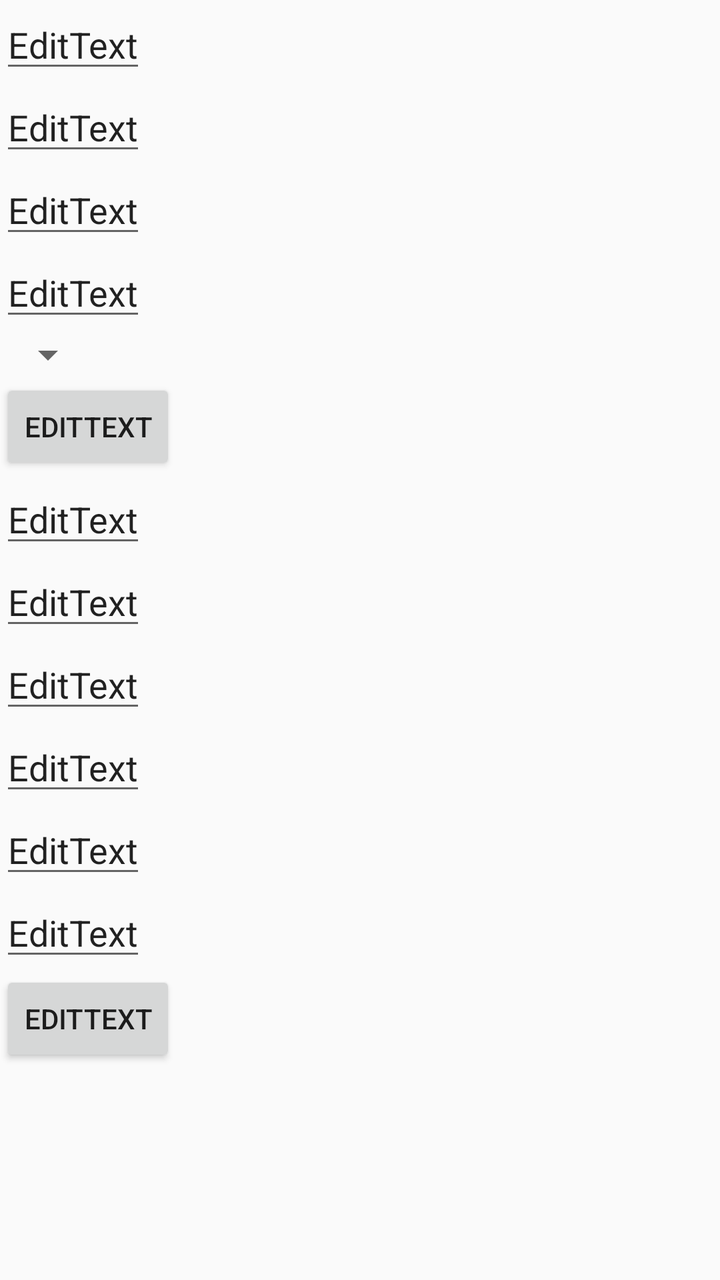
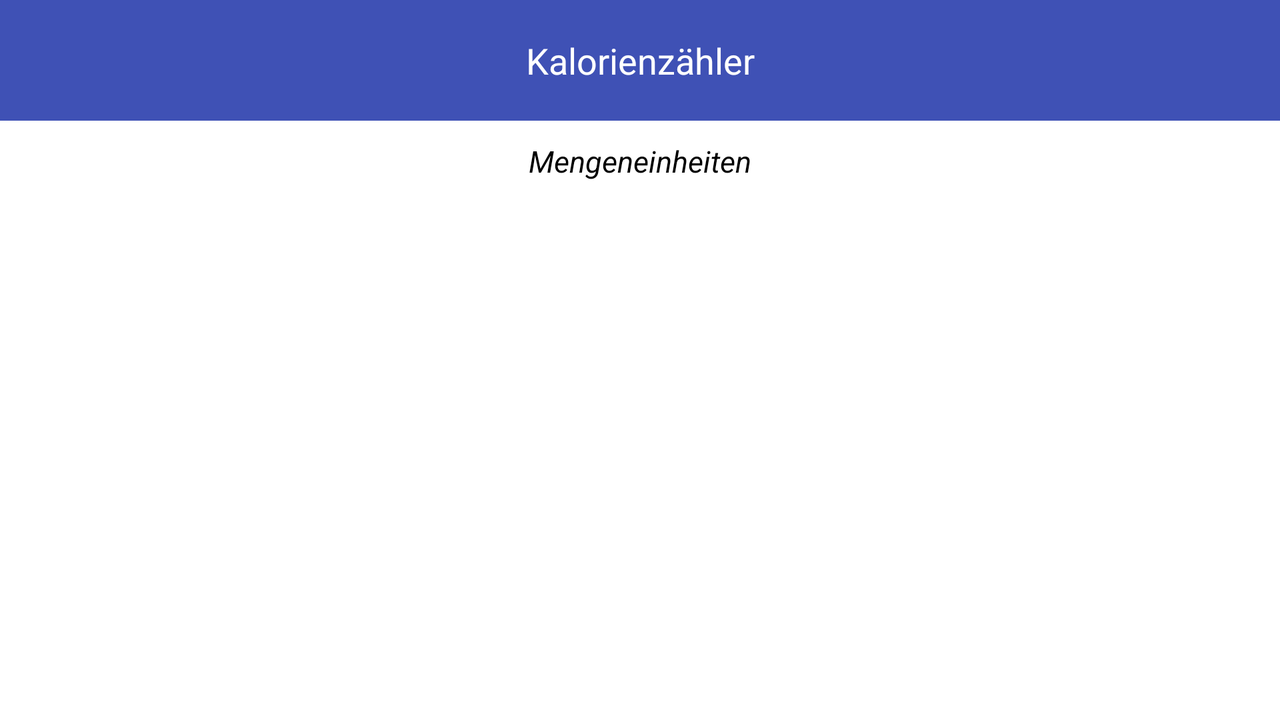

The same Android screen from two of the app's own layout files: first res/layout/ as a phone draws it, then the author's variant for another configuration, drawn on a device whose configuration selects that folder. Both files follow.
<!-- AndroidManifest.xml: application theme AppTheme -->
<!-- res/layout/l_quantityunitmanagement.xml -->
<?xml version="1.0" encoding="utf-8"?>
<LinearLayout xmlns:android="http://schemas.android.com/apk/res/android"
              android:orientation="vertical"
              android:layout_width="match_parent"
              android:layout_height="match_parent">

    <EditText
            android:text="EditText"
            android:layout_width="wrap_content"
            android:layout_height="wrap_content"
            android:layout_alignParentTop="true"
            android:layout_centerHorizontal="true"
            android:id="@+id/idGroceryName" />
    <EditText
            android:text="EditText"
            android:layout_width="wrap_content"
            android:layout_height="wrap_content"
            android:layout_alignParentTop="true"
            android:layout_centerHorizontal="true"
            android:id="@+id/idSelectedAmount" />
    <EditText
            android:text="EditText"
            android:layout_width="wrap_content"
            android:layout_height="wrap_content"
            android:layout_alignParentTop="true"
            android:layout_centerHorizontal="true"
            android:id="@+id/idSelectAmount" />
    <EditText
            android:text="EditText"
            android:layout_width="wrap_content"
            android:layout_height="wrap_content"
            android:layout_alignParentTop="true"
            android:layout_centerHorizontal="true"
            android:id="@+id/idKiloCalories" />
    <Spinner
            android:text="EditText"
            android:layout_width="wrap_content"
            android:layout_height="wrap_content"
            android:layout_alignParentTop="true"
            android:layout_centerHorizontal="true"
            android:id="@+id/idSpinner" />
    <ImageView
            android:text="EditText"
            android:layout_width="wrap_content"
            android:layout_height="wrap_content"
            android:layout_alignParentTop="true"
            android:layout_centerHorizontal="true"
            android:id="@+id/idAddNewQuantity" />
    <ImageView
            android:text="EditText"
            android:layout_width="wrap_content"
            android:layout_height="wrap_content"
            android:layout_alignParentTop="true"
            android:layout_centerHorizontal="true"
            android:id="@+id/idDeleteQuantity" />
    <Button
            android:text="EditText"
            android:layout_width="wrap_content"
            android:layout_height="wrap_content"
            android:layout_alignParentTop="true"
            android:layout_centerHorizontal="true"
            android:id="@+id/idSaveGrocery" />
    <ImageView
            android:text="EditText"
            android:layout_width="wrap_content"
            android:layout_height="wrap_content"
            android:layout_alignParentTop="true"
            android:layout_centerHorizontal="true"
            android:id="@+id/idAddNewQuantityUnit" />
    <ImageView
            android:text="EditText"
            android:layout_width="wrap_content"
            android:layout_height="wrap_content"
            android:layout_alignParentTop="true"
            android:layout_centerHorizontal="true"
            android:id="@+id/idAddAmount" />
    <ImageView
            android:text="EditText"
            android:layout_width="wrap_content"
            android:layout_height="wrap_content"
            android:layout_alignParentTop="true"
            android:layout_centerHorizontal="true"
            android:id="@+id/idDeleteQuantityUnit" />
    <EditText
            android:text="EditText"
            android:layout_width="wrap_content"
            android:layout_height="wrap_content"
            android:layout_alignParentTop="true"
            android:layout_centerHorizontal="true"
            android:id="@+id/idDeleteQuanityUnit" />
    <EditText
            android:text="EditText"
            android:layout_width="wrap_content"
            android:layout_height="wrap_content"
            android:layout_alignParentTop="true"
            android:layout_centerHorizontal="true"
            android:id="@+id/idDeleteNewQuantity" />
    <EditText
            android:text="EditText"
            android:layout_width="wrap_content"
            android:layout_height="wrap_content"
            android:layout_alignParentTop="true"
            android:layout_centerHorizontal="true"
            android:id="@+id/idSaveQuantity" />
    <EditText
            android:text="EditText"
            android:layout_width="wrap_content"
            android:layout_height="wrap_content"
            android:layout_alignParentTop="true"
            android:layout_centerHorizontal="true"
            android:id="@+id/idSelectMenuName" />
    <EditText
            android:text="EditText"
            android:layout_width="wrap_content"
            android:layout_height="wrap_content"
            android:layout_alignParentTop="true"
            android:layout_centerHorizontal="true"
            android:id="@+id/idSelectPortionSize" />
    <ImageView
            android:text="EditText"
            android:layout_width="wrap_content"
            android:layout_height="wrap_content"
            android:layout_alignParentTop="true"
            android:layout_centerHorizontal="true"
            android:id="@+id/idDeleteGrocery" />
    <ImageView
            android:text="EditText"
            android:layout_width="wrap_content"
            android:layout_height="wrap_content"
            android:layout_alignParentTop="true"
            android:layout_centerHorizontal="true"
            android:id="@+id/idAddNewGrocery" />
    <EditText
            android:text="EditText"
            android:layout_width="wrap_content"
            android:layout_height="wrap_content"
            android:layout_alignParentTop="true"
            android:layout_centerHorizontal="true"
            android:id="@+id/idAddedGrocery" />
    <Button
            android:text="EditText"
            android:layout_width="wrap_content"
            android:layout_height="wrap_content"
            android:layout_alignParentTop="true"
            android:layout_centerHorizontal="true"
            android:id="@+id/idAddMenu" />
</LinearLayout>
<!-- resources referenced by this layout -->
<resources>
  <style name="AppTheme" parent="Theme.AppCompat.Light.DarkActionBar">
          
          <item name="colorPrimary">@color/white</item>
          <item name="colorPrimaryDark">@color/black</item>
          <item name="colorAccent">@color/blue</item>
      </style>
  <color name="white">#ffffff</color>
  <color name="black">#000000</color>
  <color name="blue">#3f51b5</color>
</resources>
<!-- res/layout-land/l_quantityunitmanagement.xml (the author's variant of the layout above) -->
<!-- drawn on the phone turned sideways -->
<?xml version="1.0" encoding="utf-8"?>
<LinearLayout xmlns:android="http://schemas.android.com/apk/res/android"
              android:id="@+id/quantityunitmanagement"
              android:orientation="vertical"
              android:layout_width="match_parent"
              android:layout_height="match_parent"
              android:background="@color/white">

    <TextView android:layout_width="match_parent"
              android:layout_height="wrap_content"
              android:background="@color/blue"
              android:padding="@dimen/headline"
              android:text="@string/titel"
              android:textSize="@dimen/headline"
              android:textColor="@color/white"
              android:gravity="center"
    />

    <TextView android:layout_width="match_parent"
              android:layout_height="wrap_content"
              android:text="@string/quantityunitmanagement_quantityunitmanagement"
              android:textColor="@color/black"
              android:textSize="@dimen/textsize"
              android:gravity="center"
              android:textStyle="italic"
              android:layout_margin="@dimen/headlinespace"
    />

    <LinearLayout android:layout_width="match_parent"
                  android:layout_height="wrap_content"
                  android:orientation="horizontal">

        <ListView android:layout_width="wrap_content"
                  android:layout_height="260dp"
                  android:id="@+id/idListQuantityUnitManagement">
        </ListView>

    </LinearLayout>
    <ImageView android:layout_width="wrap_content"
               android:layout_height="wrap_content"
               android:id="@+id/idQuantityUnitManagementAddNewQuantityUnit"
               android:src="@drawable/plus_32"
               android:layout_margin="@dimen/margin"/>
    <EditText
            android:layout_width="match_parent"
            android:layout_height="wrap_content"
            android:id="@+id/idQuantityUnitManagementQuantityName"
            android:layout_gravity="center_horizontal"/>
</LinearLayout>
<!-- resources referenced by the variant -->
<!-- as the phone turned sideways resolves them -->
<resources>
  <color name="black">#000000</color>
  <color name="blue">#3f51b5</color>
  <color name="white">#ffffff</color>
  <dimen name="headline">18sp</dimen>
  <dimen name="headlinespace">10dp</dimen>
  <dimen name="margin">5dp</dimen>
  <dimen name="textsize">15sp</dimen>
  <!-- drawable plus_32: png bitmap (drawable, 737 bytes) -->
  <string name="quantityunitmanagement_quantityunitmanagement">Mengeneinheiten</string>
  <string name="titel">Kalorienzähler</string>
  <style name="AppTheme" parent="Theme.AppCompat.Light.DarkActionBar">
          
          <item name="colorPrimary">@color/white</item>
          <item name="colorPrimaryDark">@color/black</item>
          <item name="colorAccent">@color/blue</item>
      </style>
</resources>
